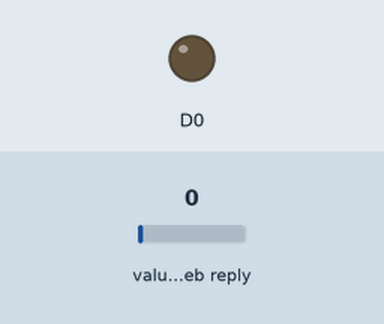
Bench run of a sketch on a simulated ESP8266 (NodeMCU). Shown: output pins drawn as LEDs (lit = HIGH). Inputs (shaded band) come from the test bench; at power-on: value in the web reply 0. WiFi joins after 1.5 s; servers stay silent unless stated; web services answer with replies made up by the test bench; what the sketch prints to the serial monitor is not drawn.

Above: at 2.8 s.
2.9 s: value in the web reply set to 2
At 3.8 s:
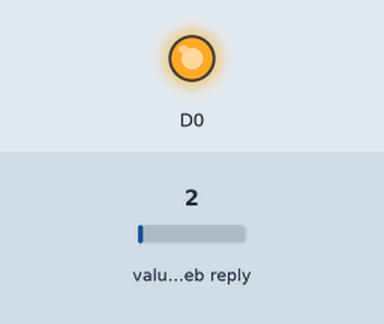
Timing chart, 0 to 5.9 s (numbered marks = the images above; inputs shaded):
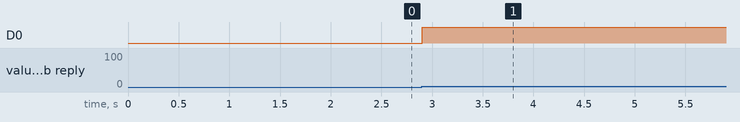

Measured:
- after the input at 2.9 s, D0: LOW → HIGH at once

The sketch:

Control_by_online.ino
```cpp
#include <ESP8266WiFi.h>
#include "ThingSpeak.h"

#ifndef STASSID
#define STASSID "OnePlus 9RT 5G"
#define STAPSK "34567890"
#endif

#define DEBUG   // Uncomment to enable debugging

const char* SSID = STASSID;
const char* PASSWORD = STAPSK;

bool ledState = false;

void connectWifi();

unsigned long channel_Number = 2391019;
const char* readAPIKey = "LUCKBEOLHMVODMAE";

int statusCode = 0;

WiFiClient client;  // Create a WiFi client object to communicate with ThingSpeak

void setup() {
  Serial.begin(9600);

  WiFi.mode(WIFI_STA);
  WiFi.begin(SSID, PASSWORD);
  connectWifi();
  #ifdef DEBUG
    Serial.print("IP Address: ");
    Serial.println(WiFi.localIP());
  #endif

  pinMode(D0, OUTPUT);

  ThingSpeak.begin(client);  // Initialize ThingSpeak with the WiFi client
}

void loop() {
  if(WiFi.status() != WL_CONNECTED) {  // check the wifi and reconnect if disconnected
    #ifdef DEBUG
      Serial.println("WiFi Disconnected");
    #endif
    connectWifi();
  }

  if(ledState == 1) {
    digitalWrite(D0, HIGH);
  }else if (ledState == 0) {
    digitalWrite(D0, LOW);
  }

  statusCode = ThingSpeak.readMultipleFields(channel_Number, readAPIKey);
  if (statusCode == 200) {
    ledState = ThingSpeak.getFieldAsInt(1);
  }
}

void connectWifi() {
  while(WiFi.status() != WL_CONNECTED) {
    #ifdef DEBUG
      Serial.print(". ");
    #endif
    delay(400);
  }
  #ifdef DEBUG
    Serial.println("WiFi connected ");
  #endif
}
```
